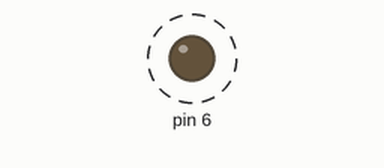
The sketch below on a simulated Arduino Uno, built with avr-gcc and run on an emulated ATmega328P. On the bench: output pins drawn as LEDs (lit = HIGH). Dashed ring = blinking.

Above: at 0.5 s.
Timing chart, 0 to 4.6 s (numbered marks = the images above):
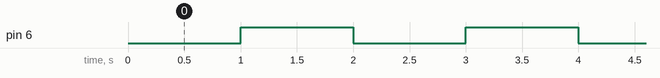

Measured:
- by itself, pin 6: alternates HIGH for 1.0 s and LOW for 1.0 s

The sketch:

sketch_may21b.ino
```cpp
void setup() {
  // put your setup code here, to run once:
  pinMode(6,OUTPUT);
}

void loop() {
  // put your main code here, to run repeatedly:
  delay(1000);
  digitalWrite(6,HIGH);
  delay(1000);
  digitalWrite(6,LOW);
}
```
